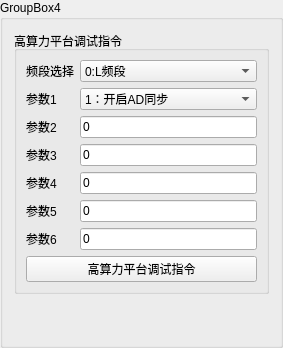
        <widget class="QGroupBox" name="groupBox_14">
         <property name="title">
          <string>GroupBox4</string>
         </property>
         <layout class="QVBoxLayout" name="verticalLayout_15">
          <item>
           <widget class="QGroupBox" name="groupBox_15">
            <property name="title">
             <string>高算力平台调试指令</string>
            </property>
            <layout class="QVBoxLayout" name="verticalLayout_19">
             <item>
              <layout class="QFormLayout" name="formLayout_10">
               <item row="0" column="0">
                <widget class="QLabel" name="label_79">
                 <property name="text">
                  <string>频段选择</string>
                 </property>
                </widget>
               </item>
               <item row="0" column="1">
                <widget class="QComboBox" name="cB_gsl80_1">
                 <item>
                  <property name="text">
                   <string>0:L频段</string>
                  </property>
                 </item>
                 <item>
                  <property name="text">
                   <string>1:SXKu频段</string>
                  </property>
                 </item>
                </widget>
               </item>
               <item row="1" column="0">
                <widget class="QLabel" name="label_80">
                 <property name="text">
                  <string>参数1</string>
                 </property>
                </widget>
               </item>
               <item row="1" column="1">
                <widget class="QComboBox" name="cB_gsl80_2">
                 <item>
                  <property name="text">
                   <string>1：开启AD同步</string>
                  </property>
                 </item>
                 <item>
                  <property name="text">
                   <string>2：全景数据模式</string>
                  </property>
                 </item>
                 <item>
                  <property name="text">
                   <string>3：TACAN数据模式</string>
                  </property>
                 </item>
                 <item>
                  <property name="text">
                   <string>4：IFF数据模式</string>
                  </property>
                 </item>
                 <item>
                  <property name="text">
                   <string>5：LINK16数据模式</string>
                  </property>
                 </item>
                 <item>
                  <property name="text">
                   <string>6：关闭运维及辅助数据下传</string>
                  </property>
                 </item>
                 <item>
                  <property name="text">
                   <string>7：打开运维及辅助数据下传</string>
                  </property>
                 </item>
                 <item>
                  <property name="text">
                   <string>8：雷达数据模式</string>
                  </property>
                 </item>
                 <item>
                  <property name="text">
                   <string>9：快速采样</string>
                  </property>
                 </item>
                 <item>
                  <property name="text">
                   <string>10：通信模式初始化</string>
                  </property>
                 </item>
                 <item>
                  <property name="text">
                   <string>11：DAC校正</string>
                  </property>
                 </item>
                 <item>
                  <property name="text">
                   <string>12：DSP内存测试</string>
                  </property>
                 </item>
                 <item>
                  <property name="text">
                   <string>100：设置AD与DA频段</string>
                  </property>
                 </item>
                 <item>
                  <property name="text">
                   <string>101：开启DA输出</string>
                  </property>
                 </item>
                 <item>
                  <property name="text">
                   <string>102：产生上注时序</string>
                  </property>
                 </item>
                 <item>
                  <property name="text">
                   <string>103：产生数传时序</string>
                  </property>
                 </item>
                 <item>
                  <property name="text">
                   <string>104：产生通信时序</string>
                  </property>
                 </item>
                 <item>
                  <property name="text">
                   <string>105：停止时序</string>
                  </property>
                 </item>
                </widget>
               </item>
               <item row="2" column="0">
                <widget class="QLabel" name="label_81">
                 <property name="text">
                  <string>参数2</string>
                 </property>
                </widget>
               </item>
               <item row="2" column="1">
                <widget class="QLineEdit" name="lineEdit_gsl80_3">
                 <property name="text">
                  <string>0</string>
                 </property>
                </widget>
               </item>
               <item row="3" column="0">
                <widget class="QLabel" name="label_82">
                 <property name="text">
                  <string>参数3</string>
                 </property>
                </widget>
               </item>
               <item row="3" column="1">
                <widget class="QLineEdit" name="lineEdit_gsl80_4">
                 <property name="text">
                  <string>0</string>
                 </property>
                </widget>
               </item>
               <item row="4" column="0">
                <widget class="QLabel" name="label_83">
                 <property name="text">
                  <string>参数4</string>
                 </property>
                </widget>
               </item>
               <item row="4" column="1">
                <widget class="QLineEdit" name="lineEdit_gsl80_5">
                 <property name="text">
                  <string>0</string>
                 </property>
                </widget>
               </item>
               <item row="5" column="0">
                <widget class="QLabel" name="label_84">
                 <property name="text">
                  <string>参数5</string>
                 </property>
                </widget>
               </item>
               <item row="5" column="1">
                <widget class="QLineEdit" name="lineEdit_gsl80_6">
                 <property name="text">
                  <string>0</string>
                 </property>
                </widget>
               </item>
               <item row="6" column="0">
                <widget class="QLabel" name="label_85">
                 <property name="text">
                  <string>参数6</string>
                 </property>
                </widget>
               </item>
               <item row="6" column="1">
                <widget class="QLineEdit" name="lineEdit_gsl80_7">
                 <property name="text">
                  <string>0</string>
                 </property>
                </widget>
               </item>
              </layout>
             </item>
             <item>
              <widget class="QPushButton" name="pB_gsl80">
               <property name="text">
                <string>高算力平台调试指令</string>
               </property>
              </widget>
             </item>
            </layout>
           </widget>
          </item>
          <item>
           <spacer name="verticalSpacer_3">
            <property name="orientation">
             <enum>Qt::Vertical</enum>
            </property>
            <property name="sizeHint" stdset="0">
             <size>
              <width>20</width>
              <height>40</height>
             </size>
            </property>
           </spacer>
          </item>
         </layout>
        </widget>
